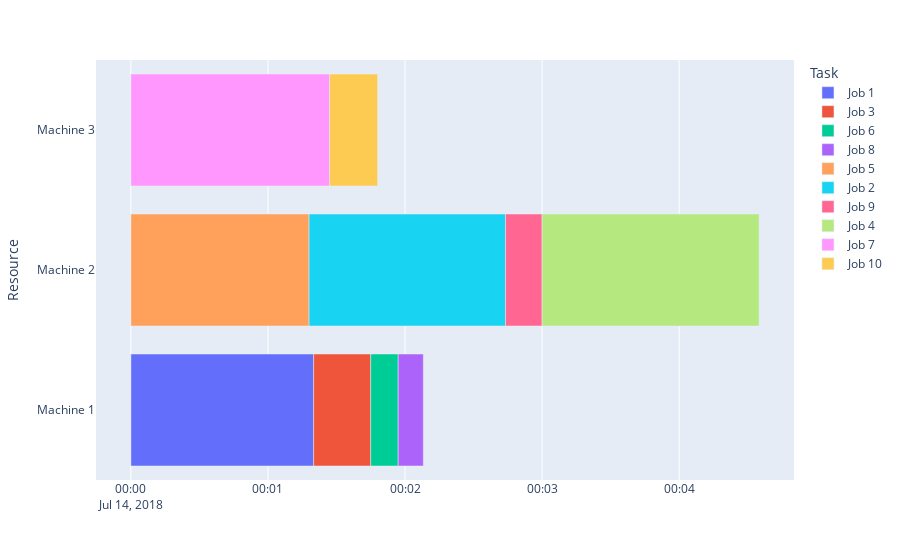

Notebook source saved alongside this figure:
### Code cell
# -*- coding: utf-8 -*-
"""
Created on Wed Jul 15 19:31:08 2020

@author: admin
"""
#步驟一
#將每個Job 亂數指派到Machine 1~3之一

#工件機器限制 K
MachineLimit=[[1,0,1],[1,1,1],[1,0,1],[1,1,1],[1,1,0],
              [1,0,1],[1,1,1],[1,0,1],[0,1,1],[1,1,1]]

#工作時間
Processtime=[[80,0,60],[75,86,94],[25,0,96],[78,95,89],[45,78,0],
              [12,0,65],[55,99,87],[11,0,16],[0,16,45],[43,56,21]]


#指派機器Function
def GetMachineNumber(MachineLimit):

    #選機隨機碼
    import random
    SelectJobCode=random.random() #0~1亂數
    #單份機率
    sum = 0
    for i in MachineLimit:
        sum += i
    PJ1 =1/sum
    #決定是第幾份(k)
    k=1 #<預設為第一份>
    TotalPJ1=PJ1
    while(SelectJobCode>TotalPJ1):
        k+=1
        TotalPJ1=PJ1*k

    #print(k)

    #工作派給機器(j)
    FinalMachineJ1=0
    sequence=[0,1,2] #機1.2.3
    for j in sequence:
        if(MachineLimit[j]==1):
            k-=1
        if(k==0):
            FinalMachineJ1=j+1 #加回來
            break
    return FinalMachineJ1

##(呼叫Function)指派10工件給3機
JobResult=[]
for s in MachineLimit:
    JobResult.append(GetMachineNumber(s)) #參數 工件一:[1,0,1]...

#分類依機台
MachineNumber=1
M1=[]
M2=[]
M3=[]
for w in JobResult:
    if(w==1):
        M1.append(MachineNumber)
    elif(w==2):
        M2.append(MachineNumber)
    else:
        M3.append(MachineNumber)
    MachineNumber+=1
print("步驟一")
print(M1)
print(M2)
print(M3)

#步驟二
#決定每個Job在三個機台中的先後順序

#產生順序隨機碼，進行排序
import random
OrderJobM1=[]
OrderJobM2=[]
OrderJobM3=[]
for x in range(len(M1)):
    OrderJobM1.append(random.random())
cM1 = list(zip(M1,OrderJobM1))  #兩個一維轉成一個二維
nM1=sorted(cM1,key=(lambda x:x[1]),reverse=True) #二維排序(x[1]針對欄位二) 由大到小
#print(nM1)  #排序結果
for x in range(len(M2)):
    OrderJobM2.append(random.random())
cM2 = list(zip(M2,OrderJobM2))  #兩個一維轉成一個二維
nM2=sorted(cM2,key=(lambda x:x[1]),reverse=True) #二維排序
#print(nM2)  #排序結果

for x in range(len(M3)):
    OrderJobM3.append(random.random())
cM3 = list(zip(M3,OrderJobM3))  #兩個一維轉成一個二維
nM3=sorted(cM3,key=(lambda x:x[1]),reverse=True) #二維排序
#print(nM3)  #排序結果

print("步驟二")
# 只取出排序後的工件欄位(nnM?)
nnM1=[]
for a in range(len(nM1)):
   # print(nM1[a][0]) >> Job幾
    nnM1.append(nM1[a][0])
print(nnM1)
nnM2=[]
 # 工作順序
for a in range(len(nM2)):
   # print(nM1[a][0]) >> Job幾
    nnM2.append(nM2[a][0])
print(nnM2)

nnM3=[]
 # 工作順序
for a in range(len(nM3)):
   # print(nM1[a][0]) >> Job幾
    nnM3.append(nM3[a][0])
print(nnM3)



#步驟三
#計算每個Job的開始與結束時間
print("步驟三")
###---------M1-------

# 開始時間
M1t=0
M1StartAnswer=M1t
M1StartT=[]
M1StartT.append(M1t)
for b in range(len(nnM1)-1):
   # M1StartT.append(Processtime[nnM1[b]-1][0])
    M1StartAnswer+=Processtime[nnM1[b]-1][0]
    M1StartT.append(M1StartAnswer)

# 結束時間
M1EndAnswer=M1t
M1EndT=[]
for b in range(len(nnM1)):
   # M1StartT.append(Processtime[nnM1[b]-1][0])
    M1EndAnswer+=Processtime[nnM1[b]-1][0]   #0 [80,0,60] 取第一個欄位
    M1EndT.append(M1EndAnswer)
# 合併
M1Answer = list(zip(nnM1,M1StartT,M1EndT))
print(M1Answer)


###---------M2-------


# 開始時間
M2t=0
M2StartAnswer=M2t
M2StartT=[]
M2StartT.append(M2t)
for b in range(len(nnM2)-1):
   # M1StartT.append(Processtime[nnM1[b]-1][0])
    M2StartAnswer+=Processtime[nnM2[b]-1][1]    #1 [80,0,60] 取第二個欄位
    M2StartT.append(M2StartAnswer)

# 結束時間
M2EndAnswer=M2t
M2EndT=[]
for b in range(len(nnM2)):
   # M1StartT.append(Processtime[nnM1[b]-1][0])
    M2EndAnswer+=Processtime[nnM2[b]-1][1]
    M2EndT.append(M2EndAnswer)
# 合併
M2Answer = list(zip(nnM2,M2StartT,M2EndT))
print(M2Answer)

###---------M3-------


# 開始時間
M3t=0
M3StartAnswer=M3t
M3StartT=[]
M3StartT.append(M3t)
for b in range(len(nnM3)-1):
   # M1StartT.append(Processtime[nnM1[b]-1][0])
    M3StartAnswer+=Processtime[nnM3[b]-1][2]    #2 [80,0,60] 取第三個欄位
    M3StartT.append(M3StartAnswer)

# 結束時間
M3EndAnswer=M3t
M3EndT=[]
for b in range(len(nnM3)):
   # M1StartT.append(Processtime[nnM1[b]-1][0])
    M3EndAnswer+=Processtime[nnM3[b]-1][2]
    M3EndT.append(M3EndAnswer)
# 合併
M3Answer = list(zip(nnM3,M3StartT,M3EndT))
print(M3Answer)

#-------Makespan----------
'''
if(M1Answer>M2Answer and M1Answer>M3Answer):
    print("M1"+" "+ str(M1Answer))
elif(M2Answer>M1Answer and M2Answer>M3Answer):
    print("M2"+" "+ str(M2Answer))
else:
    print("M3"+" "+ str(M3Answer))
'''


## Gantt

import plotly.express as px
import pandas as pd
import datetime

## 會用到%%
df=[]
#M1
for i in range(len(M1Answer)):
    df.append(dict(Task='Job %s'%M1Answer[i][0], Start='2018-07-14 %s'%datetime.timedelta(seconds=M1Answer[i][1]), Finish='2018-07-14 %s'%datetime.timedelta(seconds=M1Answer[i][2]),Resource='Machine 1'))

for i in range(len(M2Answer)):
    df.append(dict(Task='Job %s'%M2Answer[i][0], Start='2018-07-14 %s'%datetime.timedelta(seconds=M2Answer[i][1]), Finish='2018-07-14 %s'%datetime.timedelta(seconds=M2Answer[i][2]),Resource='Machine 2'))

for i in range(len(M3Answer)):
    df.append(dict(Task='Job %s'%M3Answer[i][0], Start='2018-07-14 %s'%datetime.timedelta(seconds=M3Answer[i][1]), Finish='2018-07-14 %s'%datetime.timedelta(seconds=M3Answer[i][2]),Resource='Machine 3'))
'''
df = pd.DataFrame([
    dict(Task="Job A", Start='2009-01-01', Finish='2009-02-28', Resource="Alex"),
    dict(Task="Job B", Start='2009-03-05', Finish='2009-04-15', Resource="Alex"),
    dict(Task="Job C", Start='2009-02-20', Finish='2009-05-30', Resource="Max")
])
'''
fig = px.timeline(df, x_start="Start", x_end="Finish", y="Resource", color="Task")
fig.show()

### Figure 1 — Plotly figure (JSON) as saved in the notebook; plotly's stock layout.template omitted (floating-point values rounded to 4 significant figures)
{"data": [{"alignmentgroup": "True", "base": ["2018-07-14 0:00:00"], "hovertemplate": "Task=Job 1<br>Start=%{base}<br>Finish=%{x}<br>Resource=%{y}<extra></extra>", "legendgroup": "Job 1", "marker": {"color": "#636efa"}, "name": "Job 1", "offsetgroup": "Job 1", "orientation": "h", "showlegend": true, "textposition": "auto", "type": "bar", "x": [80000], "xaxis": "x", "y": ["Machine 1"], "yaxis": "y"}, {"alignmentgroup": "True", "base": ["2018-07-14 0:01:20"], "hovertemplate": "Task=Job 3<br>Start=%{base}<br>Finish=%{x}<br>Resource=%{y}<extra></extra>", "legendgroup": "Job 3", "marker": {"color": "#EF553B"}, "name": "Job 3", "offsetgroup": "Job 3", "orientation": "h", "showlegend": true, "textposition": "auto", "type": "bar", "x": [25000], "xaxis": "x", "y": ["Machine 1"], "yaxis": "y"}, {"alignmentgroup": "True", "base": ["2018-07-14 0:01:45"], "hovertemplate": "Task=Job 6<br>Start=%{base}<br>Finish=%{x}<br>Resource=%{y}<extra></extra>", "legendgroup": "Job 6", "marker": {"color": "#00cc96"}, "name": "Job 6", "offsetgroup": "Job 6", "orientation": "h", "showlegend": true, "textposition": "auto", "type": "bar", "x": [12000], "xaxis": "x", "y": ["Machine 1"], "yaxis": "y"}, {"alignmentgroup": "True", "base": ["2018-07-14 0:01:57"], "hovertemplate": "Task=Job 8<br>Start=%{base}<br>Finish=%{x}<br>Resource=%{y}<extra></extra>", "legendgroup": "Job 8", "marker": {"color": "#ab63fa"}, "name": "Job 8", "offsetgroup": "Job 8", "orientation": "h", "showlegend": true, "textposition": "auto", "type": "bar", "x": [11000], "xaxis": "x", "y": ["Machine 1"], "yaxis": "y"}, {"alignmentgroup": "True", "base": ["2018-07-14 0:00:00"], "hovertemplate": "Task=Job 5<br>Start=%{base}<br>Finish=%{x}<br>Resource=%{y}<extra></extra>", "legendgroup": "Job 5", "marker": {"color": "#FFA15A"}, "name": "Job 5", "offsetgroup": "Job 5", "orientation": "h", "showlegend": true, "textposition": "auto", "type": "bar", "x": [78000], "xaxis": "x", "y": ["Machine 2"], "yaxis": "y"}, {"alignmentgroup": "True", "base": ["2018-07-14 0:01:18"], "hovertemplate": "Task=Job 2<br>Start=%{base}<br>Finish=%{x}<br>Resource=%{y}<extra></extra>", "legendgroup": "Job 2", "marker": {"color": "#19d3f3"}, "name": "Job 2", "offsetgroup": "Job 2", "orientation": "h", "showlegend": true, "textposition": "auto", "type": "bar", "x": [86000], "xaxis": "x", "y": ["Machine 2"], "yaxis": "y"}, {"alignmentgroup": "True", "base": ["2018-07-14 0:02:44"], "hovertemplate": "Task=Job 9<br>Start=%{base}<br>Finish=%{x}<br>Resource=%{y}<extra></extra>", "legendgroup": "Job 9", "marker": {"color": "#FF6692"}, "name": "Job 9", "offsetgroup": "Job 9", "orientation": "h", "showlegend": true, "textposition": "auto", "type": "bar", "x": [16000], "xaxis": "x", "y": ["Machine 2"], "yaxis": "y"}, {"alignmentgroup": "True", "base": ["2018-07-14 0:03:00"], "hovertemplate": "Task=Job 4<br>Start=%{base}<br>Finish=%{x}<br>Resource=%{y}<extra></extra>", "legendgroup": "Job 4", "marker": {"color": "#B6E880"}, "name": "Job 4", "offsetgroup": "Job 4", "orientation": "h", "showlegend": true, "textposition": "auto", "type": "bar", "x": [95000], "xaxis": "x", "y": ["Machine 2"], "yaxis": "y"}, {"alignmentgroup": "True", "base": ["2018-07-14 0:00:00"], "hovertemplate": "Task=Job 7<br>Start=%{base}<br>Finish=%{x}<br>Resource=%{y}<extra></extra>", "legendgroup": "Job 7", "marker": {"color": "#FF97FF"}, "name": "Job 7", "offsetgroup": "Job 7", "orientation": "h", "showlegend": true, "textposition": "auto", "type": "bar", "x": [87000], "xaxis": "x", "y": ["Machine 3"], "yaxis": "y"}, {"alignmentgroup": "True", "base": ["2018-07-14 0:01:27"], "hovertemplate": "Task=Job 10<br>Start=%{base}<br>Finish=%{x}<br>Resource=%{y}<extra></extra>", "legendgroup": "Job 10", "marker": {"color": "#FECB52"}, "name": "Job 10", "offsetgroup": "Job 10", "orientation": "h", "showlegend": true, "textposition": "auto", "type": "bar", "x": [21000], "xaxis": "x", "y": ["Machine 3"], "yaxis": "y"}], "layout": {"barmode": "overlay", "legend": {"title": {"text": "Task"}, "tracegroupgap": 0}, "margin": {"t": 60}, "xaxis": {"anchor": "y", "domain": [0, 1], "type": "date"}, "yaxis": {"anchor": "x", "domain": [0, 1], "title": {"text": "Resource"}}}}
